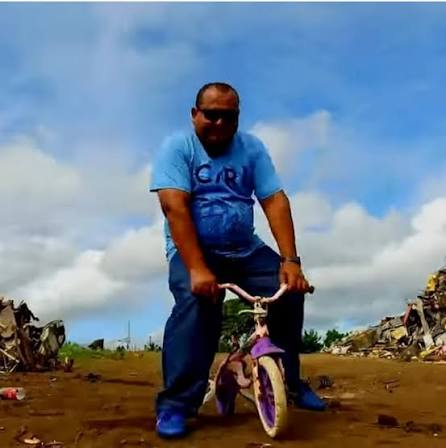
#> input picture images/img001.jpg, 446 x 448 px, given in place of i, which was not available; the run also reads 1 picture not shown here
$ python -i main.py   (imports and definitions only)
#> lines starting #> are read from the running program, lines starting #| are printed output that depends on the picture; pictures that were not available may be replaced by others from this repository, and a replacement may not be noted
import cv2
import os
import shutil
import sys
from datetime import datetime

from viewer import iniciar_viewer

PASTA_IMAGENS    = "images"
PASTA_ORIGINAIS  = os.path.join("resultados", "originais")
PASTA_DETECTADOS = os.path.join("resultados", "detectados")
RELATORIO        = "relatorio_dados.txt"

EXPERIMENTOS_FACES = [
    ("_face_default", {"scaleFactor": 1.10, "minNeighbors": 5, "minSize": (30, 30)}, (  0, 255,   0)),
    ("_face_sf105",   {"scaleFactor": 1.05, "minNeighbors": 5, "minSize": (30, 30)}, (255,   0,   0)),
    ("_face_sf130",   {"scaleFactor": 1.30, "minNeighbors": 5, "minSize": (30, 30)}, (  0,   0, 255)),
    ("_face_mn3",     {"scaleFactor": 1.10, "minNeighbors": 3, "minSize": (30, 30)}, (  0, 255, 255)),
    ("_face_mn8",     {"scaleFactor": 1.10, "minNeighbors": 8, "minSize": (30, 30)}, (255,   0, 255)),
]


def carregar_imagens():
    if not os.path.isdir(PASTA_IMAGENS):
        print(f"[ERRO] Pasta '{PASTA_IMAGENS}' não encontrada.")
        sys.exit(1)
    arquivos = [
        os.path.join(PASTA_IMAGENS, f)
        for f in sorted(os.listdir(PASTA_IMAGENS))
        if f.lower().endswith((".jpg", ".jpeg", ".png"))
    ]
    if not arquivos:
        print(f"[ERRO] Nenhuma imagem encontrada em '{PASTA_IMAGENS}'.")
        sys.exit(1)
    return arquivos


def carregar_classificador(xml):
    path = cv2.data.haarcascades + xml
    clf  = cv2.CascadeClassifier(path)
    if clf.empty():
        raise RuntimeError(f"Classificador não encontrado: {xml}")
    return clf


def ler_imagem(caminho):
#> called with caminho = 'i'
    img = cv2.imread(caminho)
#> img is the input picture: shape (448, 446, 3); mean B, G, R 138.1, 122.7, 109.2
    if img is None:
        raise RuntimeError(f"Não foi possível ler: {caminho}")
    return img, cv2.cvtColor(img, cv2.COLOR_BGR2GRAY)


def salvar_resultado(img, caminho_origem, sufixo):
    os.makedirs(PASTA_DETECTADOS, exist_ok=True)
    stem    = os.path.splitext(os.path.basename(caminho_origem))[0]
    destino = os.path.join(PASTA_DETECTADOS, f"{stem}{sufixo}.jpg")
    cv2.imwrite(destino, img)
    return destino


def processar_imagem(caminho, clf_face, clf_eye, clf_smile):
    img_base, gray = ler_imagem(caminho)
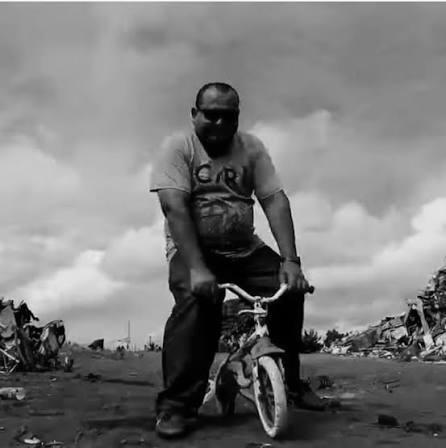
#> gray: shape (448, 446); min 0, max 252, mean 120.4

    os.makedirs(PASTA_ORIGINAIS, exist_ok=True)
    shutil.copy2(caminho, os.path.join(PASTA_ORIGINAIS, os.path.basename(caminho)))

    dados = {"arquivo": os.path.basename(caminho)}

    for sufixo, params, cor in EXPERIMENTOS_FACES:
        img   = img_base.copy()
        faces = clf_face.detectMultiScale(gray, **params)
        for (x, y, w, h) in faces:
            cv2.rectangle(img, (x, y), (x + w, y + h), cor, 2)
        salvar_resultado(img, caminho, sufixo)
        dados[sufixo] = len(faces)
#> this loop made 5 passes
#> faces on passes 1, 2, 4: [[191, 96, 52, 52]], [[191, 96, 50, 50], [186, 182, 54, 54]], [[191, 96, 52, 52]]
#> pass 1, in salvar_resultado, `cv2.imwrite(destino, img)`:
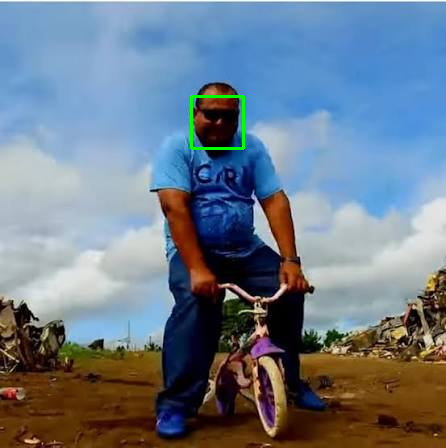
#> saved as i_face_default.jpg: shape (448, 446, 3); mean B, G, R 137.7, 123.2, 109
#> pass 2, in salvar_resultado (call 2), `cv2.imwrite(destino, img)`:
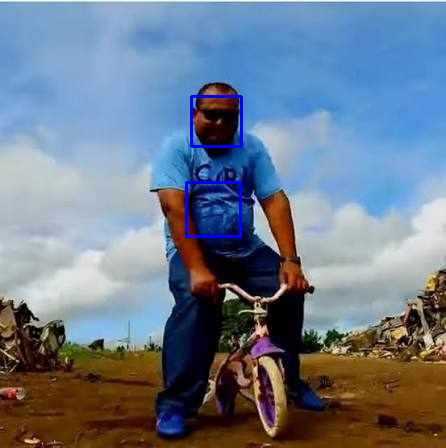
#> saved as i_face_sf105.jpg: shape (448, 446, 3); mean B, G, R 139, 122.3, 108.9
#> after the loop, dados = {'arquivo': 'i', '_face_default': 1, '_face_sf105': 2, '_face_sf130': 0, '_face_mn3': 1, '_face_mn8': 0}

    img         = img_base.copy()
    faces       = clf_face.detectMultiScale(gray, scaleFactor=1.1, minNeighbors=5, minSize=(30, 30))
    total_olhos = 0
    for (x, y, w, h) in faces:
        cv2.rectangle(img, (x, y), (x + w, y + h), (0, 255, 0), 2)
        roi_gray     = gray[y:y + h, x:x + w]
        roi_bgr      = img[y:y + h, x:x + w]
        olhos        = clf_eye.detectMultiScale(roi_gray, scaleFactor=1.02, minNeighbors=4)
        total_olhos += len(olhos)
        for (ex, ey, ew, eh) in olhos:
            cv2.rectangle(roi_bgr, (ex, ey), (ex + ew, ey + eh), (255, 0, 0), 2)
#> this loop made 1 pass
#> (x, y, w, h, total_olhos) on pass 1: (191, 96, 52, 52, 0)
#> pass 1, in processar_imagem, `roi_gray     = gray[y:y + h, x:x + w]`:
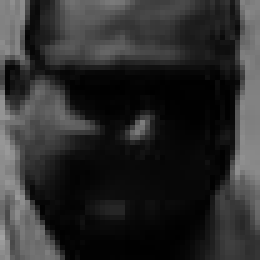
#> roi_gray: shape (52, 52) (shown 5 times larger); min 0, max 162, mean 43.9
#> pass 1, in processar_imagem, `roi_bgr      = img[y:y + h, x:x + w]`:
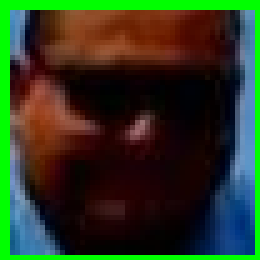
#> roi_bgr: shape (52, 52, 3) (shown 5 times larger); mean B, G, R 31.9, 57.3, 44.3
#> after the loop, total_olhos = 0
    salvar_resultado(img, caminho, "_eye")
    dados["_eye"] = {"faces": len(faces), "olhos": total_olhos}

    img             = img_base.copy()
    faces           = clf_face.detectMultiScale(gray, scaleFactor=1.1, minNeighbors=5, minSize=(30, 30))
    total_sorrisos  = 0
    for (x, y, w, h) in faces:
        cv2.rectangle(img, (x, y), (x + w, y + h), (0, 255, 0), 2)
        roi_gray        = gray[y:y + h, x:x + w]
        roi_bgr         = img[y:y + h, x:x + w]
        sorrisos        = clf_smile.detectMultiScale(roi_gray, scaleFactor=1.7, minNeighbors=22, minSize=(25, 25))
        total_sorrisos += len(sorrisos)
        for (sx, sy, sw, sh) in sorrisos:
            cv2.rectangle(roi_bgr, (sx, sy), (sx + sw, sy + sh), (0, 0, 255), 2)
#> this loop made 1 pass
#> after the loop, total_sorrisos = 0
    salvar_resultado(img, caminho, "_smile")
    dados["_smile"] = {"faces": len(faces), "sorrisos": total_sorrisos}

    return dados


def processar_todas(caminhos):
    print("\n=== PROCESSANDO IMAGENS ===")
    clf_face  = carregar_classificador("haarcascade_frontalface_default.xml")
    clf_eye   = carregar_classificador("haarcascade_eye.xml")
    clf_smile = carregar_classificador("haarcascade_smile.xml")

    todos_dados = []
    for caminho in caminhos:
        print(f"\n  Processando: {os.path.basename(caminho)}")
        try:
            todos_dados.append(processar_imagem(caminho, clf_face, clf_eye, clf_smile))
        except RuntimeError as e:
            print(f"  [AVISO] {e}")

    gerar_relatorio(todos_dados)
    return todos_dados


def gerar_relatorio(todos_dados):
    agora  = datetime.now().strftime("%Y-%m-%d %H:%M")
    linhas = [f"=== RELATÓRIO DE EXPERIMENTOS HAAR CASCADE ===", f"Data: {agora}", ""]
    for d in todos_dados:
        linhas += [
            f"--- Imagem: {d['arquivo']} ---",
            f"  Parte 1  face padrão:    {d.get('_face_default', '-')} faces",
            f"  Parte 2A sf=1.05:        {d.get('_face_sf105',   '-')} faces",
            f"  Parte 2B sf=1.30:        {d.get('_face_sf130',   '-')} faces",
            f"  Parte 2C mn=3:           {d.get('_face_mn3',     '-')} faces",
            f"  Parte 2D mn=8:           {d.get('_face_mn8',     '-')} faces",
        ]
        if "_eye" in d:
            linhas.append(f"  Parte 3  olhos:          {d['_eye']['faces']} faces, {d['_eye']['olhos']} olhos")
        if "_smile" in d:
            linhas.append(f"  Parte 3  sorriso:        {d['_smile']['faces']} faces, {d['_smile']['sorrisos']} sorrisos")
        linhas.append("")

    with open(RELATORIO, "w", encoding="utf-8") as f:
        f.write("\n".join(linhas))
    print(f"\n  Relatório salvo: {RELATORIO}")


def main():
    caminhos = carregar_imagens()
    processar_todas(caminhos)
    print("\n=== ABRINDO VISUALIZADOR ===\n  (↑↓ para navegar, Esc para fechar)")
    iniciar_viewer()


# [2 lines not run here, left out]

>>> result = processar_todas('images/img001.jpg')
